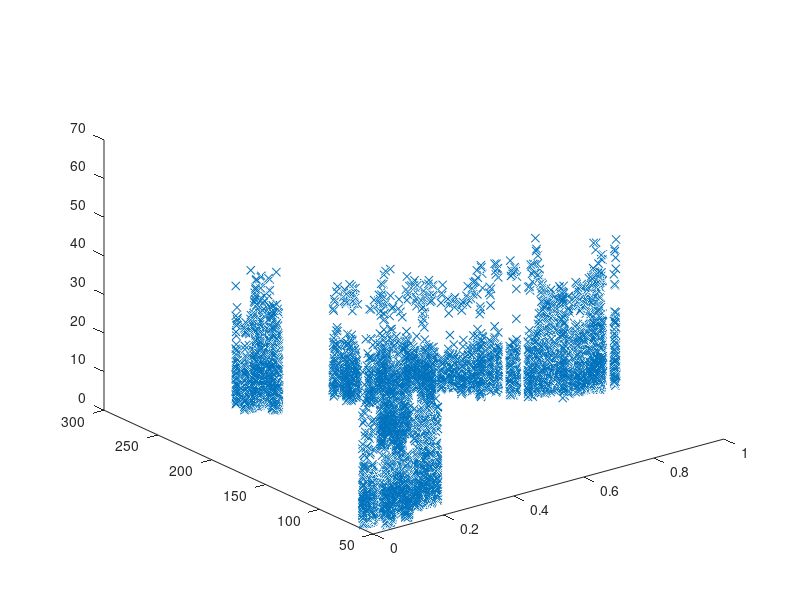

Write MATLAB code to recreate this figure.
clear;
data = load('2022-09_sensor-wind-p1.csv');

X = data(:, 1);
Y = data(:, 2);
z = data(:, 3);

m = length(Y);

figure;
plot3(X, Y, z, 'x');
